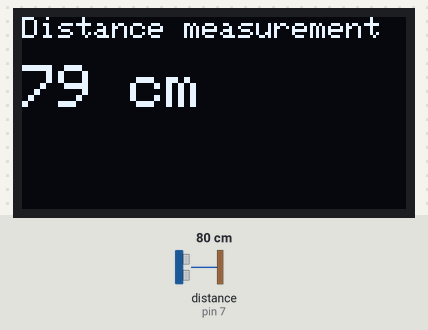
This sketch was run on a simulated Arduino Uno, built with avr-gcc and run on an emulated ATmega328P. Shown: 128×64 one-colour display. Wiring (inferred from the names in the program): ultrasonic range finder: trigger pin 8; echo pin 7. Inputs (shaded band) come from the test bench; at power-on: distance to the obstacle (sensor on pin 7) 80 cm. The echo pulse lasts 58.3 µs per cm; the display library's start-up logo is not drawn; what the sketch prints to the serial monitor is not drawn.

Above: at 3.2 s.
3.3 s: distance to the obstacle (sensor on pin 7) set to 2 cm
At 5.1 s:
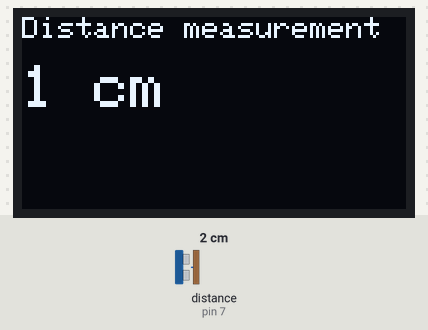
6.0 s: distance to the obstacle (sensor on pin 7) set to 4 cm
At 6.6 s:
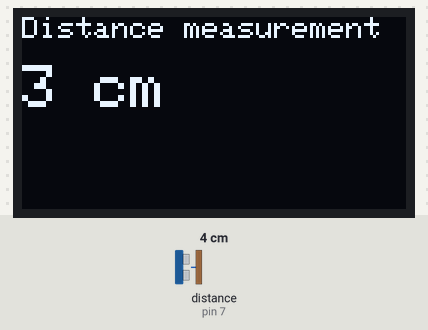
8.7 s: distance to the obstacle (sensor on pin 7) set to 9 cm
At 10.6 s:
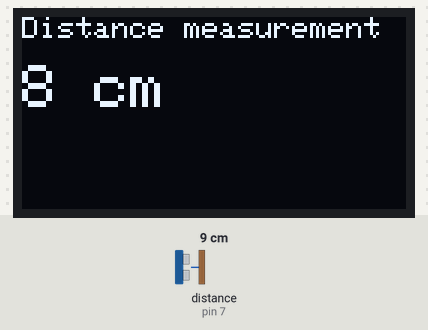
Timing chart, 0 to 12.1 s (numbered marks = the images above; inputs shaded):
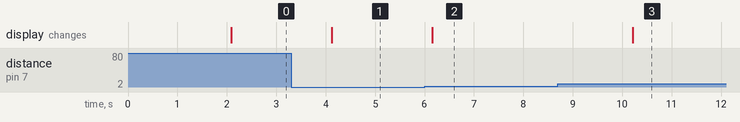

Measured:
- after the input at 3.3 s, the display: changes after 0.82 s (image 1)
- after the input at 6.0 s, the display: changes after 0.15 s (image 2)
- after the input at 8.7 s, the display: changes after 1.5 s (image 3)

The sketch:

L4_Ultrasound_OLED.ino
```cpp
//This code measures distance using an ultrasonic sensor and displays the results on an OLED screen.

#include <SPI.h>
#include <Wire.h> // Include the Wire library for I2C communication
#include <Adafruit_GFX.h> // Include the Adafruit graphics library
#include <Adafruit_SSD1306.h>  // Include the Adafruit SSD1306 OLED display library

#define SCREEN_WIDTH 128 // OLED display width, in pixels
#define SCREEN_HEIGHT 64 // OLED display height, in pixels

// Declaration for an SSD1306 display connected to I2C (SDA, SCL pins)
#define OLED_RESET     4 // Reset pin # (or -1 if sharing Arduino reset pin)

String ds;  // Distance measurement string
int trigPin = 8; //Trigger pin for the ultrasonic sensor
int echoPin = 7; // Echo pin for the ultrasonic sensor
long duration, distance; // Variables to store duration and distance measurements

// Initialize the OLED display
Adafruit_SSD1306 display(SCREEN_WIDTH, SCREEN_HEIGHT, &Wire, OLED_RESET);

void setup() {
  Serial.begin(9600); // Initialize serial communication at 9600 baud
  pinMode(trigPin, OUTPUT); // Set the trigger pin as an output
  pinMode(echoPin, INPUT); // Set the echo pin as an input

  // SSD1306_SWITCHCAPVCC = generate display voltage from 3.3V internally
  if(!display.begin(SSD1306_SWITCHCAPVCC, 0x3C)) { // Address 0x3D for 128x64
    Serial.println(F("SSD1306 allocation failed"));
    for(;;); // Don't proceed, loop forever
  }
  // Show initial display buffer contents on the screen --
  // the library initializes this with an Adafruit splash screen.
  display.display();
  delay(2000); // Pause for 2 seconds
}

void loop() {
  // Signal a quick LOW just before giving a HIGH signal
  digitalWrite(trigPin, LOW);
  delayMicroseconds(2);
  // After 2 micro-seconds of LOW signal, give a HIGH signal
  // to trigger the sensor
  digitalWrite(trigPin, HIGH);
  // Keep the digital signal HIGH for at least 10 micro-seconds
  // (required by HC-SR04 to activate emission of ultra-sonic waves)
  delayMicroseconds(10);
  // After 10 micro-seconds, signal a LOW
  digitalWrite(trigPin, LOW);
  // Now wait for the Ultra sonic echo to return from an obstacle
  duration = pulseIn(echoPin, HIGH);
  // Convert the distance to centimeters
  distance = (duration/2) / 29.1;
  // Print the distance on the Serial Monitor window
  Serial.print(distance);

  Serial.println(" cm");
  // time to display the result on the OLED display
  // using code from testdrawstyles()
  display.clearDisplay();
  display.setTextSize(1);             // Normal 1:1 pixel scale
  display.setTextColor(SSD1306_WHITE);        // Draw white text
  display.setCursor(0,0);             // Start at top-left corner
  display.println("Distance measurement");
  display.println();
  display.setTextSize(2);             // Draw 2X-scale text
  display.setTextColor(SSD1306_WHITE);
  ds = String(distance) + " cm";
  display.println(ds);
  display.display();
  delay(2000); // Delay for 2 seconds before the next measurement
}
```
